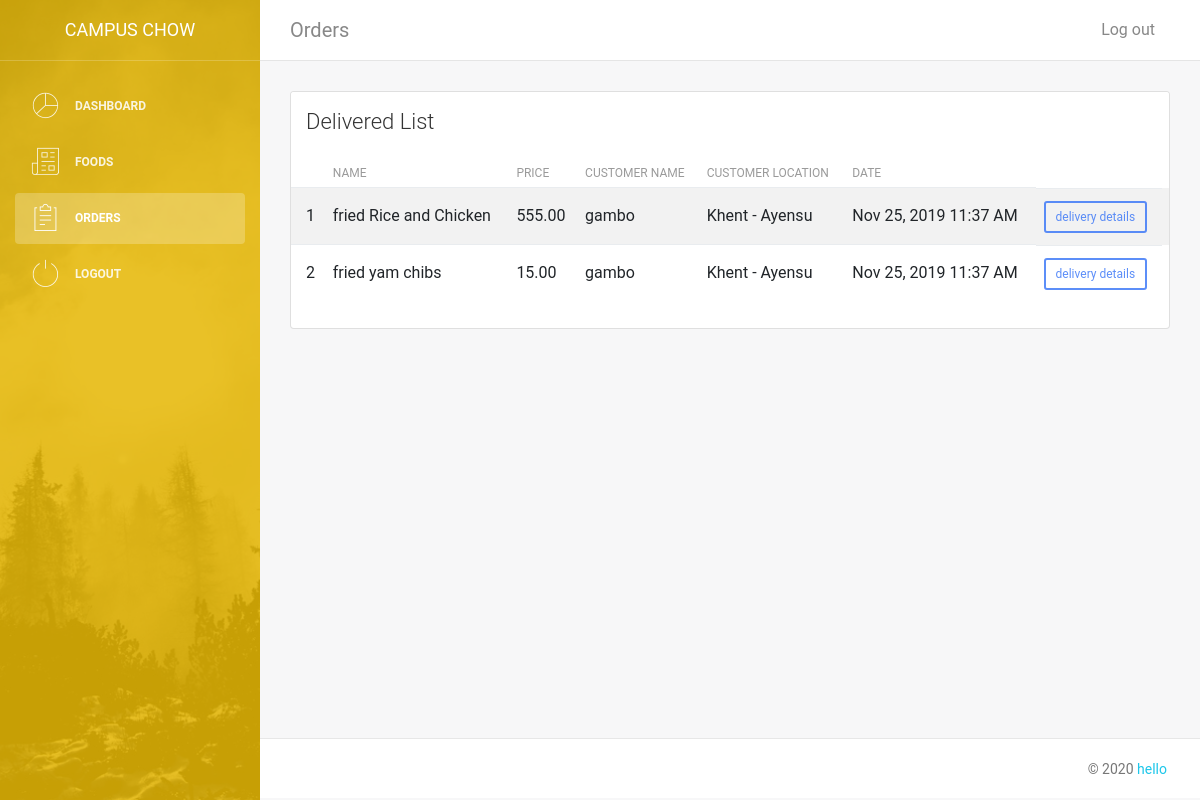
The app's page /managers/success_orders.php (signed in) with its own data.
### tables this page shows
CREATE TABLE `rest_foods` (
  `id` int(11) NOT NULL,
  `name` varchar(250) DEFAULT NULL,
  `pictures` text,
  `restaurant_id` int(11) DEFAULT NULL,
  `restaurant_name` varchar(400) DEFAULT NULL,
  `price` decimal(10,2) NOT NULL
);

CREATE TABLE `transactions` (
  `id` int(11) NOT NULL,
  `cart_id` int(11) NOT NULL,
  `full_name` varchar(200) NOT NULL,
  `email` varchar(250) NOT NULL,
  `phone` int(10) NOT NULL,
  `hostel` varchar(250) NOT NULL,
  `description` text NOT NULL,
  `grand_total` decimal(10,2) NOT NULL,
  `txn_date` timestamp NOT NULL DEFAULT CURRENT_TIMESTAMP ON UPDATE CURRENT_TIMESTAMP,
  `delivered_date` timestamp NOT NULL DEFAULT '0000-00-00 00:00:00',
  `status` tinyint(4) NOT NULL DEFAULT '0'
);

### db.php (called while the page is built, shortened)
<?php
	$con = mysqli_connect('localhost','root','','campus_chow') or die(mysqli_error($conn));
	if(isset($_SESSION['id'])){
		$id = $_SESSION['id'];
		$query= $con->query("SELECT * FROM rest_admins WHERE id = '$id'");
		$user_data = mysqli_fetch_assoc($query);
		$user_id = $user_data['id'];
	}
	function pretty_date($date){
		return date("M d, Y h:i A",strtotime($date));
	}
?>

### managers/success_orders.php (the view, shortened to what this page needs)
<?php
	require_once '../db.php';
include 'includes/head.php';
    include 'includes/sidebar.php';
    include 'includes/navbar.php';
    $sql = $con->query("SELECT * FROM send WHERE rest_id = '$user_id' AND done = 1");
?>
  <div class="content">
    <div class="container-fluid">
      <div class="row">
        <div class="col-md-12">
          <div class="card strpied-tabled-with-hover">
            <div class="card-header ">
              <h4 class="card-title">Delivered List</h4>
            </div>
            <div class="card-body table-full-width table-responsive">
              <table class="table table-hover table-striped">
                <thead>
                  <th></th>
                  <th>Name</th>
                  <th>Price</th>
                  <th>Customer Name</th>
                  <th>Customer Location</th>
                  <th>Date</th>
                  <th></th>
                </thead>
                <tbody>
                  <?php
                   $no = 1;
                  while ($userROW = mysqli_fetch_assoc($sql)){
                    $cart_id = $userROW['cart_id'];
                    $txnsql = $con->query("SELECT * FROM transactions WHERE cart_id = '$cart_id'");
                    $txnrow = mysqli_fetch_assoc($txnsql);
                    $food_id = $userROW['product_id'];
                    $foodsql = $con->query("SELECT * FROM rest_foods WHERE id = '$food_id'");
                  while ($row = mysqli_fetch_assoc($foodsql)) {
                    ?>
                    <tr>
                      <td><?=$no;?></td>
                      <td><?=$row['name'];?></td>
                      <td><?=$row['price'];?></td>
                      <td><?=$txnrow['full_name'];?></td>
                      <td><?=$txnrow['hostel'];?></td>
                      <td><?=pretty_date($txnrow['txn_date']);?></td>
                      <td><a href="orders_main.php?txn_id=<?=$txnrow['id'];?>&complete=<?=$food_id;?>" class="btn btn-sm btn-primary">delivery details</a></td>
                    </tr>
                  <?php
                          }
                          $no++;
                        }
                        ?>
                </tbody>
              </table>
	 		      </div>
	 	      </div>
	      </div>
      </div>
    </div>
  </div>
<?php include 'includes/footer.php'; ?>

### records on screen
rest_foods: name "fried Rice and Chicken", price "555.00"
transactions: full_name "gambo", hostel "Khent - Ayensu", txn_date "Nov 25, 2019 11:37 AM"
rest_foods: name "fried yam chibs", price "15.00"
